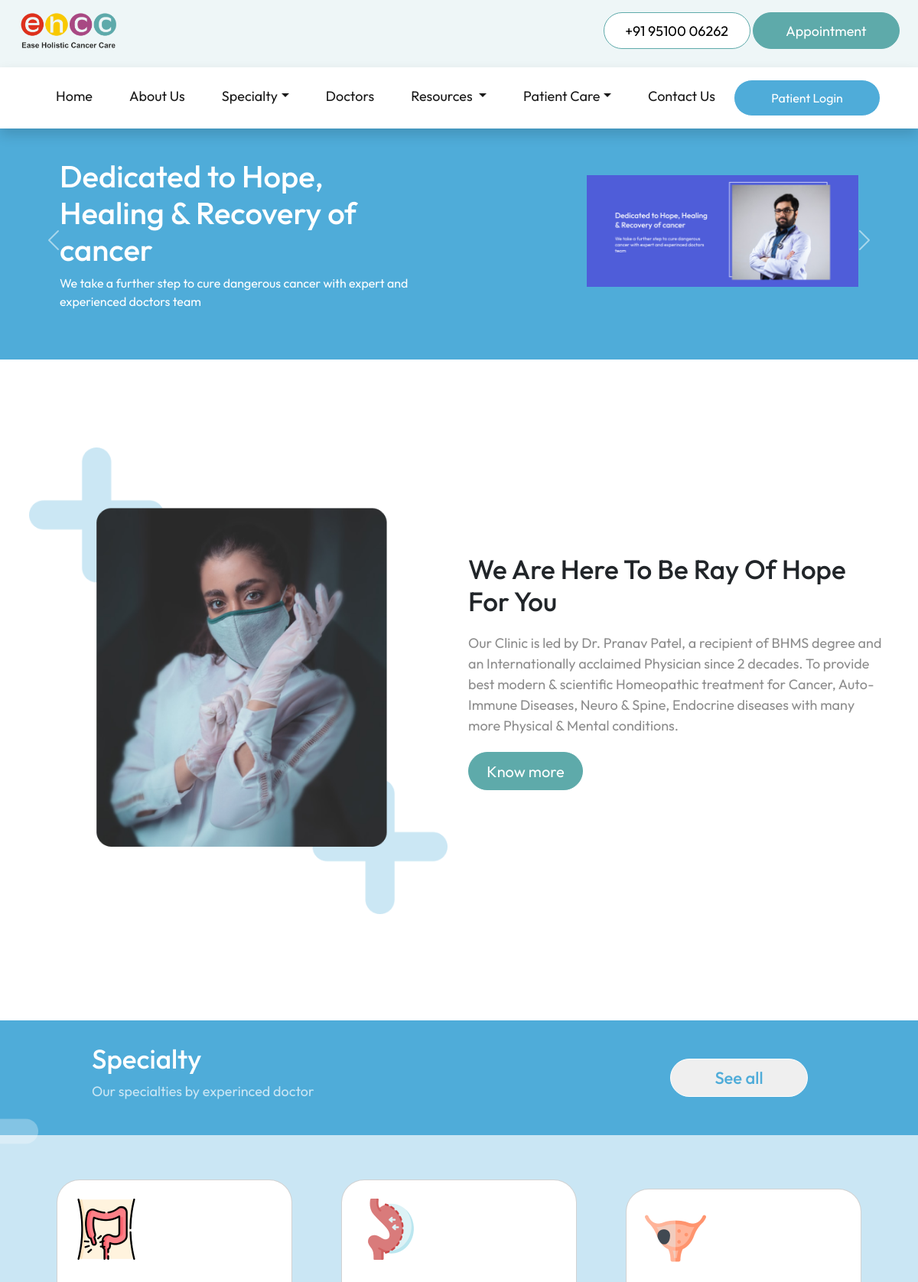
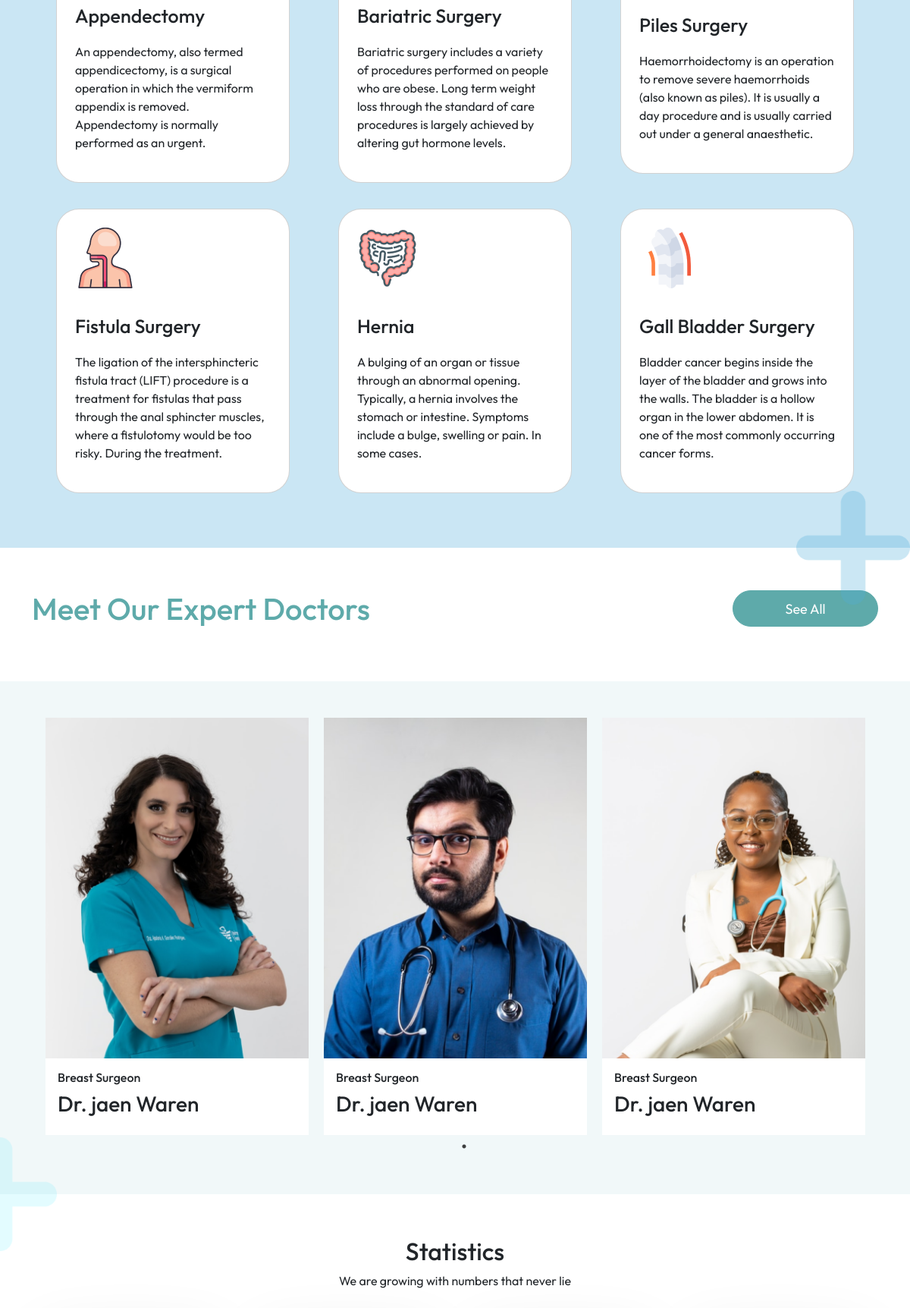
The page / (upper part) on the database its author committed (2 pictures, top to bottom).
### tables this page shows
CREATE TABLE "home_carousel" (
	"heading"	TEXT,
	"description"	TEXT,
	"image"	TEXT
, "id"	INTEGER);

CREATE TABLE "home_page" (
	"about_image"	TEXT,
	"about_heading"	TEXT,
	"about_description"	TEXT
);

CREATE TABLE "specialty" (
	"id"	INTEGER,
	"name"	TEXT,
	"description"	TEXT
, "illustration"	TEXT);

CREATE TABLE "doctors" (
	"id"	INTEGER,
	"name"	TEXT,
	"current_appointment"	TEXT,
	"profile_image"	TEXT
);

### flask_app.py (the view)
@app.route('/')
def index():
    database_connection = sqlite3.connect(database_location)
    database_cursor = database_connection.cursor()
    slides = database_cursor.execute("SELECT * FROM home_carousel")
    slides = slides.fetchall()
    about = database_cursor.execute("SELECT * FROM home_page")
    about = about.fetchone()
    specialties = database_cursor.execute("SELECT * FROM specialty")
    specialties = specialties.fetchmany(6)
    statistics = database_cursor.execute("SELECT * FROM home_statistics")
    statistics = statistics.fetchall()
    doctor_data = database_cursor.execute("SELECT * FROM doctors")
    doctor_data = doctor_data.fetchall()
    testimonials = database_cursor.execute("SELECT * FROM testimonials")
    testimonials = testimonials.fetchall()
    faqs = database_cursor.execute("SELECT * FROM home_faq")
    faqs = faqs.fetchall()
    database_connection.commit()
    database_connection.close()
    return render_template('index.html',slides=slides, about=about, specialties=specialties, statistics=statistics, social_links=social_links, doctor_data=doctor_data, testimonials=testimonials, faqs=faqs, navbar_specialties=navbar_specialties, navbar_diseases=navbar_diseases)

### templates/index.html (shortened to what this page needs)
<!DOCTYPE html>
<html lang="en">
<head>
  <link rel="stylesheet" href="https://cdnjs.cloudflare.com/ajax/libs/slick-carousel/1.8.1/slick-theme.min.css"
 />
  <link rel="stylesheet" href="https://cdnjs.cloudflare.com/ajax/libs/slick-carousel/1.8.1/slick.min.css"
 />
  <link href="https://cdn.jsdelivr.net/npm/bootstrap@5.2.0/dist/css/bootstrap.min.css" rel="stylesheet"
>
  <link href="https://unpkg.com/aos@2.3.1/dist/aos.css" rel="stylesheet">
  <link rel="stylesheet" href="../static/stylesheets/common.css">
  <link rel="stylesheet" href="../static/stylesheets/index.css">
  <link rel="stylesheet" href="../static/stylesheets/mediaquery.css">
</head>
<body>
  {% include 'navbar.html' %}
  <div id="Carousel_mainpage" class="carousel slide py-5 mt-2" data-bs-ride="carousel">
    <div class="carousel-inner">
      {% for slide in slides %}
      <div class="carousel-item {% if loop.first %}active{% endif %}" data-bs-interval="4000">
        <div class="container">
          <div class="row justify-content-center align-items-center">
            <div class="col-lg-6 text-lg-end text-center order-lg-2 mb-4 px-5">
              <img src="{{slide[2]}}" class="w-75" alt="">
            </div>
            <div class="col-lg-6 text-white order-lg-1 px-5">
              <h1>
                {{slide[0]}}
              </h1>
              <p>
                {{slide[1]}}
              </p>
            </div>
          </div>
        </div>
      </div>
      {% endfor %}
    </div>
    <button class="carousel-control-prev" type="button" data-bs-target="#Carousel_mainpage" data-bs-slide="prev">
      <span class="carousel-control-prev-icon" aria-hidden="true"></span>
    </button>
    <button class="carousel-control-next" type="button" data-bs-target="#Carousel_mainpage" data-bs-slide="next">
      <span class="carousel-control-next-icon" aria-hidden="true"></span>
    </button>
  </div>
  <div class="about_sect py-2">
    <div class="container">
      <div class="row align-items-center row_about">
        <div class="col-lg-6 mb-3 order-lg-2 py-4">
          <div class="about_content mt-md-3 mt-sm-3 mt-xs-3 py-5" data-aos="fade-left" data-aos-duration="1000">
            <h2 class="text-capitalize">{{about[1]}}</h2>
            <p>{{about[2]}}</p>
            <a href="/about"> <button>Know more</button></a>
          </div>
        </div>
        <div class="col-lg-6 px-2 order-lg-1 mt-md-4 mt-sm-3 mt-xs-3" data-aos="fade-right" data-aos-duration="1000">
          <img src="{{about[0]}}" class="w-100" alt="">
        </div>
      </div>
    </div>
  </div>
  <div class="specialty_sect mt-5 mb-2" data-aos="fade-up" data-aos-duration="1000">
    <div class="specialty_header px-5">
      <div class="specialty_head_cont mx-lg-5 mx-sm-1 px-lg-4 px-md-2 px-sm-1 ">
        <h2>Specialty</h2>
        <p>Our specialties by experinced doctor</p>
      </div>
      <div class="specialty_head_btn mx-lg-5 mx-md-3 mx-sm-1 px-lg-5 px-sm-1">
        <button onclick="window.location.href='/specialty/'">See all</button>
      </div>
    </div>
    <img src="../static/images/elements/Group 33967.png" class="specialty_ele_1" alt="">
    <div class="container p-0">
      <div class="specialty_disease py-5 px-lg-4 px-md-4">
        <div class="row row_disease">
          {% for specialty in specialties %}
          <div class="col-lg-4 col-md-6 col-sm-12 d-block m-auto" style="cursor: pointer;" data-aos="fade-up"
            data-aos-duration="1000" onclick="onclick=window.location.href='/diseases/{{specialty[0]}}/'">
            <div class="card card_disease mb-4 p-lg-4 p-md-4 p-sm-4 p-xs-4 p-4">
              <img src="{{specialty[3]}}" class="" alt="breast icon">
              <div class="disease_content">
                <h3 class="text-capitalize">{{specialty[1]}}</h3>
                <p>{{specialty[2]}}</p>
              </div>
            </div>
          </div>
          {% endfor %}
        </div>
      </div>
    </div>
    <img src="../static/images/elements/Group 33957.png" class="specialty_ele_2" alt="">
  </div>
  <div class="container doctor py-5" data-aos="fade-up" data-aos-duration="1000">
    <div class="row">
      <div class="col-lg-6 mb-3">
        <h1 class="doctor_heading">Meet Our Expert Doctors</h1>
      </div>
      <div class="col-lg-6 text-lg-end">
        <button class="button_cta_appointment" onclick="window.location.href='/doctors/'">See All</button>
      </div>
    </div>
  </div>
  <div class="doctor_carousel_container py-5" data-aos="fade-up" data-aos-duration="1000">
    <div class="container">
      <div class="row px-2">
        <div class="col-12 doctor_carousel">
          {% for doctor in doctor_data %}
          <div class="doctor_card" onclick="window.location.href='/doctorInfo/{{doctor[0]}}/'" style="cursor: pointer;"
            data-aos="fade-up" data-aos-duration="1000">
            <img src="{{doctor[3]}}" alt="doctor-image">
            <div class="p-3">
              <h6>{{doctor[2]}}</h6>
              <h3>{{doctor[1]}}</h3>
            </div>
          </div>
          {% endfor %}
        </div>
      </div>
    </div>
  </div>
  <div id="statistics" class="position-relative" data-aos="fade-up" data-aos-duration="1000">
    <img src="../static/images/elements/Group 33979.png" class="statistics_ele_1" alt="">
    <div class="container py-5">
      <div class="row text-center">
        <h2 class="my-2">Statistics</h2>
        <p class="mb-5">We are growing with numbers that never lie</p>
      </div>
    </div>
  </div>
</body>
</html>

### static/stylesheets/common.css (style rules this page uses)
html, body { overflow-x: hidden; }
body { margin-top: 150px; }
* { margin: 0; padding: 0; box-sizing: border-box; font-family: "Outfit", sans-serif; }
:root { --nav-color: #EEF6F7; --primary-color: #5eaaaa; --heading-color: #4facd9; --section-background-color: #cae6f4; --contact-background-color: #284f4f; }
a { color: unset; text-decoration: none; cursor: pointer; }
.button_cta_appointment { width: 12rem; height: 3rem; border: 1px solid var(--primary-color) !important; background-color: var(--primary-color); border-radius: 50px; color: white; font-size: 18px; }

### static/stylesheets/index.css (style rules this page uses)
.carousel-control-prev { left: -20px; }
.carousel-control-next { right: -20px; }
.row_about { min-height: 800px; }
.about_content h2 { font-size: 45px; font-weight: 500; }
.about_content p { margin-top: 25px; font-size: 18px; font-weight: 400; color: #8D8D8D; }
.about_content button { margin-top: 12px; width: 210px; height: 60px; padding: 10px 5px; border-radius: 30px; border: 1px solid var(--primary-color); background-color: var(--primary-color); color: #ffffff; font-size: 20px; cursor: pointer; }
.specialty_header { display: flex; justify-content: space-between; align-items: center; width: 100%; height: 150px; background-color: var(--heading-color); }
.specialty_head_cont { color: #ffffff; font-style: normal; }
.specialty_head_cont h2 { font-weight: 500; font-size: 40px; }
.specialty_head_cont p { font-weight: 400; font-size: 20px; color: var(--section-background-color); }
.specialty_head_btn button { width: 210px; height: 60px; border: 1px solid #ffffff; color: var(--heading-color); border-radius: 30px; font-size: 22px; font-weight: 500; }
.specialty_sect { background-color: var(--section-background-color); position: relative; }
.specialty_disease { overflow: visible; }
.card_disease { border-radius: 30px; width: auto; height: auto; margin: 10px 20px; position: relative; z-index: 100; }
.card_disease img { width: 80px; height: 80px; }
.disease_content h3 { font-weight: 500; font-size: 25px; margin-top: 35px; }
.disease_content p { font-weight: 400; font-size: 16px; margin-top: 20px; }
.specialty_ele_1 { position: absolute; top: 50px; left: -100px; width: 200px; height: 200px; }
.specialty_ele_2 { position: absolute; width: 200px !important; height: 200px !important; z-index: 0; right: -100px; bottom: -100px; }
.doctor_heading { color: #5eaaaa; }
.button_cta_appointment { background: #5eaaaa; border-radius: 60px; border: none; outline: none; color: white; }
.doctor_carousel_container { background-color: rgba(119, 185, 193, 0.1); }
.doctor_card { margin: auto 10px; height: 550px; position: relative; }
.doctor_card img { width: 100%; height: 100%; object-fit: cover; object-position: top; position: absolute; }
.doctor_card div { position: absolute; bottom: 0px; background-color: white; width: 100%; transition: 0.3s; }
#Carousel_mainpage { background-color: #4FACD9; }
.statistics_ele_1 { position: absolute; top: -100px; left: -100px; width: 200px; height: auto; z-index: -1; }

### static/stylesheets/mediaquery.css (style rules this page uses)
@media screen and (max-width:1200px) { .about_content h2 { font-size: 35px; } }
@media screen and (max-width:1200px) { .about_content p { margin-top: 20px; font-size: 18px; } }
@media screen and (max-width:1200px) { .about_content button { margin-top: 5px; width: 150px; height: 50px; font-size: 20px; } }
@media screen and (max-width:1200px) { .specialty_head_cont h2 { font-size: 35px; } }
@media screen and (max-width:1200px) { .specialty_head_cont p { font-size: 18px; } }
@media screen and (max-width:1200px) { .specialty_head_btn button { width: 180px; height: 50px; } }
@media screen and (max-width:1200px) { .specialty_ele_1 { width: 150px; height: 150px; top: 70px; } }
@media screen and (max-width:1200px) { .specialty_ele_2 { width: 150px !important; height: 150px !important; bottom: -75px; right: 0px; } }
@media screen and (max-width:1200px) { .statistics_ele_1 { width: 150px; height: 150px; left: -75px; top: -75px; } }

### rows shown on the page
home_carousel: image (picture), heading "Dedicated to Hope, Healing & Recovery of cancer", description "We take a further step to cure dangerous cancer with expert and experienced doctors team"
home_page: about_heading "We Are Here To Be Ray Of Hope For You", about_description "Our Clinic is led by Dr. Pranav Patel, a recipient of BHMS degree and an Internationally acclaimed Physician since 2 decades. To provide best modern & scientific Homeopathic treatment for Cancer, Auto-Immune Diseases, Neuro & Spine, Endocrine diseases with many more Physical & Mental conditions.", about_image (picture)
specialty: illustration (picture), name "Appendectomy", description "An appendectomy, also termed appendicectomy, is a surgical operation in which the vermiform appendix is removed. Appendectomy is normally performed as an urgent."
specialty: illustration (picture), name "Bariatric Surgery", description "Bariatric surgery includes a variety of procedures performed on people who are obese. Long term weight loss through the standard of care procedures is largely achieved by altering gut hormone levels."
specialty: illustration (picture), name "Piles Surgery", description "Haemorrhoidectomy is an operation to remove severe haemorrhoids (also known as piles). It is usually a day procedure and is usually carried out under a general anaesthetic."
specialty: illustration (picture), name "Fistula Surgery", description "The ligation of the intersphincteric fistula tract (LIFT) procedure is a treatment for fistulas that pass through the anal sphincter muscles, where a fistulotomy would be too risky. During the treatment."
specialty: illustration (picture), name "Hernia", description "A bulging of an organ or tissue through an abnormal opening. Typically, a hernia involves the stomach or intestine. Symptoms include a bulge, swelling or pain. In some cases."
specialty: illustration (picture), name "Gall Bladder Surgery", description "Bladder cancer begins inside the layer of the bladder and grows into the walls. The bladder is a hollow organ in the lower abdomen. It is one of the most commonly occurring cancer forms."
doctors: profile_image (picture), current_appointment "Breast Surgeon", name "Dr. jaen Waren"
doctors: profile_image (picture), current_appointment "Breast Surgeon", name "Dr. jaen Waren"
doctors: profile_image (picture), current_appointment "Breast Surgeon", name "Dr. jaen Waren"
